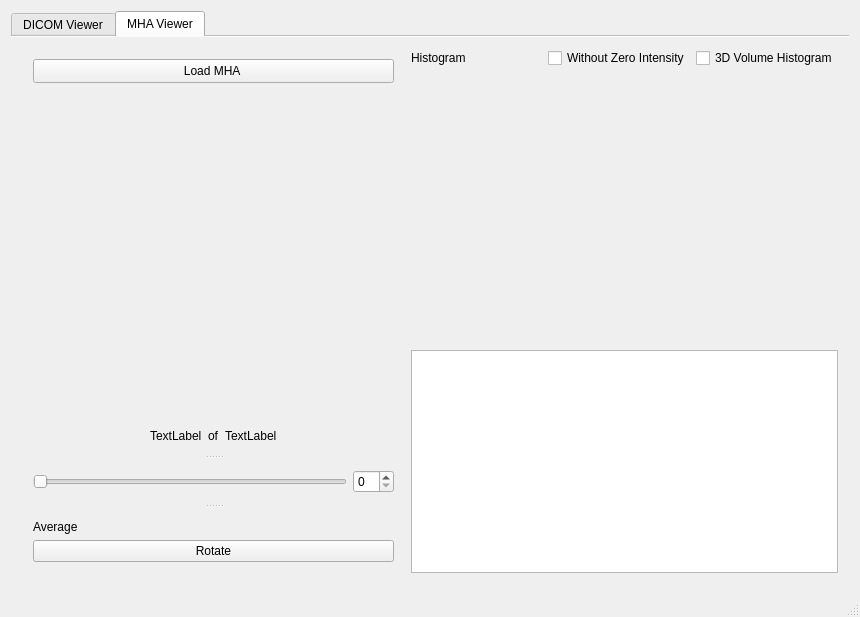
<?xml version="1.0" encoding="UTF-8"?>
<ui version="4.0">
 <class>SeriesViewerClass</class>
 <widget class="QMainWindow" name="SeriesViewerClass">
  <property name="geometry">
   <rect>
    <x>0</x>
    <y>0</y>
    <width>860</width>
    <height>617</height>
   </rect>
  </property>
  <property name="windowTitle">
   <string>Series Viewer</string>
  </property>
  <widget class="QWidget" name="centralWidget">
   <layout class="QGridLayout" name="gridLayout_6">
    <item row="0" column="0">
     <widget class="QTabWidget" name="tabWidget">
      <property name="sizePolicy">
       <sizepolicy hsizetype="Expanding" vsizetype="Expanding">
        <horstretch>0</horstretch>
        <verstretch>0</verstretch>
       </sizepolicy>
      </property>
      <property name="minimumSize">
       <size>
        <width>773</width>
        <height>345</height>
       </size>
      </property>
      <property name="maximumSize">
       <size>
        <width>15000</width>
        <height>15000</height>
       </size>
      </property>
      <property name="accessibleName">
       <string>MHA Viewer</string>
      </property>
      <property name="currentIndex">
       <number>1</number>
      </property>
      <property name="documentMode">
       <bool>true</bool>
      </property>
      <property name="tabsClosable">
       <bool>false</bool>
      </property>
      <property name="movable">
       <bool>false</bool>
      </property>
      <widget class="QWidget" name="tab_DicomViewer">
       <attribute name="title">
        <string>DICOM Viewer</string>
       </attribute>
       <layout class="QGridLayout" name="gridLayout_2">
        <item row="0" column="0">
         <layout class="QVBoxLayout" name="verticalLayout_2">
          <item>
           <layout class="QVBoxLayout" name="verticalLayout">
            <item>
             <widget class="QPushButton" name="pushButtonLoadDicom">
              <property name="text">
               <string>Load DICOM</string>
              </property>
             </widget>
            </item>
            <item>
             <widget class="QGraphicsView" name="graphicsView"/>
            </item>
           </layout>
          </item>
          <item>
           <layout class="QHBoxLayout" name="horizontalLayout_3">
            <item>
             <spacer name="horizontalSpacer">
              <property name="orientation">
               <enum>Qt::Horizontal</enum>
              </property>
              <property name="sizeHint" stdset="0">
               <size>
                <width>36</width>
                <height>17</height>
               </size>
              </property>
             </spacer>
            </item>
            <item>
             <layout class="QHBoxLayout" name="horizontalLayout_2">
              <item>
               <widget class="QLabel" name="label_DicomInd">
                <property name="text">
                 <string>TextLabel</string>
                </property>
               </widget>
              </item>
              <item>
               <widget class="QLabel" name="label">
                <property name="text">
                 <string>of</string>
                </property>
               </widget>
              </item>
              <item>
               <widget class="QLabel" name="label_DicomMax">
                <property name="text">
                 <string>TextLabel</string>
                </property>
               </widget>
              </item>
             </layout>
            </item>
            <item>
             <spacer name="horizontalSpacer_2">
              <property name="orientation">
               <enum>Qt::Horizontal</enum>
              </property>
              <property name="sizeHint" stdset="0">
               <size>
                <width>36</width>
                <height>17</height>
               </size>
              </property>
             </spacer>
            </item>
           </layout>
          </item>
          <item>
           <layout class="QHBoxLayout" name="horizontalLayout">
            <item>
             <widget class="QSlider" name="horizontalSlider">
              <property name="orientation">
               <enum>Qt::Horizontal</enum>
              </property>
             </widget>
            </item>
            <item>
             <widget class="QSpinBox" name="spinBox"/>
            </item>
           </layout>
          </item>
         </layout>
        </item>
        <item row="0" column="1" rowspan="2">
         <layout class="QVBoxLayout" name="verticalLayout_3">
          <item>
           <layout class="QHBoxLayout" name="horizontalLayout_6">
            <item>
             <widget class="QLabel" name="label_DicomHistogram">
              <property name="text">
               <string>Histogram</string>
              </property>
             </widget>
            </item>
            <item>
             <widget class="QCheckBox" name="checkBoxwZeroFreqDICOM">
              <property name="text">
               <string>Without Zero Intensity</string>
              </property>
             </widget>
            </item>
            <item>
             <widget class="QCheckBox" name="checkBox_CHistDicom">
              <property name="text">
               <string>3D Volume Histogram</string>
              </property>
             </widget>
            </item>
           </layout>
          </item>
          <item>
           <widget class="QChartView" name="chartViewDICOM" native="true">
            <property name="minimumSize">
             <size>
              <width>70</width>
              <height>150</height>
             </size>
            </property>
            <property name="sizeIncrement">
             <size>
              <width>1</width>
              <height>0</height>
             </size>
            </property>
           </widget>
          </item>
          <item>
           <widget class="QTableWidget" name="tableWidget">
            <property name="minimumSize">
             <size>
              <width>471</width>
              <height>150</height>
             </size>
            </property>
           </widget>
          </item>
         </layout>
        </item>
        <item row="1" column="0">
         <layout class="QGridLayout" name="gridLayout_8">
          <item row="0" column="1">
           <widget class="QLabel" name="label_ImgAvg_DICOM">
            <property name="text">
             <string/>
            </property>
           </widget>
          </item>
          <item row="0" column="0">
           <widget class="QLabel" name="label_3">
            <property name="text">
             <string>Image Average</string>
            </property>
           </widget>
          </item>
          <item row="1" column="0" colspan="2">
           <widget class="QPushButton" name="pushButtonRotateDicom">
            <property name="text">
             <string>Rotate</string>
            </property>
           </widget>
          </item>
         </layout>
        </item>
       </layout>
      </widget>
      <widget class="QWidget" name="tab_4">
       <attribute name="title">
        <string>MHA Viewer</string>
       </attribute>
       <layout class="QGridLayout" name="gridLayout_3">
        <item row="0" column="0">
         <widget class="QSplitter" name="splitter_2">
          <property name="orientation">
           <enum>Qt::Vertical</enum>
          </property>
          <widget class="QSplitter" name="splitter">
           <property name="orientation">
            <enum>Qt::Vertical</enum>
           </property>
           <widget class="QWidget" name="layoutWidget">
            <layout class="QVBoxLayout" name="verticalLayout_5">
             <item>
              <widget class="QPushButton" name="pushButtonLoadmha">
               <property name="minimumSize">
                <size>
                 <width>75</width>
                 <height>24</height>
                </size>
               </property>
               <property name="text">
                <string>Load MHA </string>
               </property>
              </widget>
             </item>
             <item>
              <widget class="QVTKOpenGLNativeWidget" name="vtkwidget" native="true">
               <property name="sizePolicy">
                <sizepolicy hsizetype="Preferred" vsizetype="Preferred">
                 <horstretch>1</horstretch>
                 <verstretch>1</verstretch>
                </sizepolicy>
               </property>
               <property name="minimumSize">
                <size>
                 <width>361</width>
                 <height>331</height>
                </size>
               </property>
               <property name="maximumSize">
                <size>
                 <width>9999</width>
                 <height>10000</height>
                </size>
               </property>
               <property name="sizeIncrement">
                <size>
                 <width>1</width>
                 <height>1</height>
                </size>
               </property>
               <property name="baseSize">
                <size>
                 <width>256</width>
                 <height>256</height>
                </size>
               </property>
              </widget>
             </item>
             <item>
              <layout class="QHBoxLayout" name="horizontalLayout_4">
               <item>
                <spacer name="horizontalSpacer_3">
                 <property name="orientation">
                  <enum>Qt::Horizontal</enum>
                 </property>
                 <property name="sizeHint" stdset="0">
                  <size>
                   <width>36</width>
                   <height>17</height>
                  </size>
                 </property>
                </spacer>
               </item>
               <item>
                <layout class="QHBoxLayout" name="horizontalLayout_5">
                 <item>
                  <widget class="QLabel" name="label_MHAInd">
                   <property name="text">
                    <string>TextLabel</string>
                   </property>
                  </widget>
                 </item>
                 <item>
                  <widget class="QLabel" name="label_4">
                   <property name="text">
                    <string>of</string>
                   </property>
                  </widget>
                 </item>
                 <item>
                  <widget class="QLabel" name="label_MHAMax">
                   <property name="text">
                    <string>TextLabel</string>
                   </property>
                  </widget>
                 </item>
                </layout>
               </item>
               <item>
                <spacer name="horizontalSpacer_4">
                 <property name="orientation">
                  <enum>Qt::Horizontal</enum>
                 </property>
                 <property name="sizeHint" stdset="0">
                  <size>
                   <width>36</width>
                   <height>17</height>
                  </size>
                 </property>
                </spacer>
               </item>
              </layout>
             </item>
            </layout>
           </widget>
           <widget class="QWidget" name="layoutWidget">
            <layout class="QGridLayout" name="gridLayout">
             <property name="sizeConstraint">
              <enum>QLayout::SetNoConstraint</enum>
             </property>
             <item row="0" column="0">
              <widget class="QSlider" name="mhaSlider">
               <property name="orientation">
                <enum>Qt::Horizontal</enum>
               </property>
              </widget>
             </item>
             <item row="0" column="1">
              <widget class="QSpinBox" name="spinBox_2"/>
             </item>
            </layout>
           </widget>
          </widget>
          <widget class="QWidget" name="layoutWidget">
           <layout class="QGridLayout" name="gridLayout_4">
            <item row="1" column="0" colspan="2">
             <widget class="QPushButton" name="pushButtonRotateMHA">
              <property name="text">
               <string>Rotate</string>
              </property>
             </widget>
            </item>
            <item row="0" column="1">
             <widget class="QLabel" name="label_ImgAvg">
              <property name="maximumSize">
               <size>
                <width>225</width>
                <height>16</height>
               </size>
              </property>
              <property name="text">
               <string/>
              </property>
             </widget>
            </item>
            <item row="0" column="0">
             <widget class="QLabel" name="label_2">
              <property name="maximumSize">
               <size>
                <width>225</width>
                <height>16</height>
               </size>
              </property>
              <property name="text">
               <string>Average </string>
              </property>
             </widget>
            </item>
           </layout>
          </widget>
         </widget>
        </item>
        <item row="0" column="1">
         <layout class="QGridLayout" name="gridLayout_5">
          <item row="0" column="0">
           <widget class="QLabel" name="label_mhaHistogram">
            <property name="text">
             <string>Histogram</string>
            </property>
           </widget>
          </item>
          <item row="1" column="0" colspan="3">
           <widget class="QChartView" name="chartViewMHA" native="true">
            <property name="minimumSize">
             <size>
              <width>300</width>
              <height>250</height>
             </size>
            </property>
           </widget>
          </item>
          <item row="2" column="0" colspan="3">
           <widget class="QLabel" name="label_MHAinfo">
            <property name="minimumSize">
             <size>
              <width>1</width>
              <height>1</height>
             </size>
            </property>
            <property name="maximumSize">
             <size>
              <width>372</width>
              <height>16</height>
             </size>
            </property>
            <property name="text">
             <string/>
            </property>
           </widget>
          </item>
          <item row="0" column="2">
           <widget class="QCheckBox" name="checkBox_CHistMHA">
            <property name="text">
             <string>3D Volume Histogram</string>
            </property>
           </widget>
          </item>
          <item row="0" column="1">
           <widget class="QCheckBox" name="checkBoxwZeroFreqMHA">
            <property name="text">
             <string>Without Zero Intensity</string>
            </property>
           </widget>
          </item>
          <item row="3" column="0" colspan="3">
           <widget class="QTableWidget" name="tableWidgetMHA">
            <property name="sizePolicy">
             <sizepolicy hsizetype="Expanding" vsizetype="Expanding">
              <horstretch>1</horstretch>
              <verstretch>1</verstretch>
             </sizepolicy>
            </property>
            <property name="minimumSize">
             <size>
              <width>350</width>
              <height>1</height>
             </size>
            </property>
            <property name="maximumSize">
             <size>
              <width>5000</width>
              <height>10000</height>
             </size>
            </property>
            <property name="sizeIncrement">
             <size>
              <width>0</width>
              <height>1</height>
             </size>
            </property>
            <property name="sizeAdjustPolicy">
             <enum>QAbstractScrollArea::AdjustToContents</enum>
            </property>
           </widget>
          </item>
         </layout>
        </item>
       </layout>
      </widget>
     </widget>
    </item>
   </layout>
  </widget>
  <widget class="QStatusBar" name="statusBar"/>
  <action name="actionSave">
   <property name="icon">
    <iconset resource="SeriesViewer.qrc">
     <normaloff>:/images/1784285-200.png</normaloff>:/images/1784285-200.png</iconset>
   </property>
   <property name="text">
    <string>Save</string>
   </property>
  </action>
 </widget>
 <layoutdefault spacing="6" margin="11"/>
 <customwidgets>
  <customwidget>
   <class>QVTKOpenGLNativeWidget</class>
   <extends>QWidget</extends>
   <header location="global">QVTKOpenGLNativeWidget.h</header>
   <container>1</container>
  </customwidget>
  <customwidget>
   <class>QChartView</class>
   <extends>QWidget</extends>
   <header location="global">qchartview.h</header>
   <container>1</container>
  </customwidget>
 </customwidgets>
 <resources>
  <include location="SeriesViewer.qrc"/>
 </resources>
 <connections>
  <connection>
   <sender>spinBox</sender>
   <signal>valueChanged(int)</signal>
   <receiver>horizontalSlider</receiver>
   <slot>setValue(int)</slot>
   <hints>
    <hint type="sourcelabel">
     <x>474</x>
     <y>624</y>
    </hint>
    <hint type="destinationlabel">
     <x>52</x>
     <y>618</y>
    </hint>
   </hints>
  </connection>
  <connection>
   <sender>horizontalSlider</sender>
   <signal>valueChanged(int)</signal>
   <receiver>spinBox</receiver>
   <slot>setValue(int)</slot>
   <hints>
    <hint type="sourcelabel">
     <x>52</x>
     <y>618</y>
    </hint>
    <hint type="destinationlabel">
     <x>474</x>
     <y>624</y>
    </hint>
   </hints>
  </connection>
  <connection>
   <sender>horizontalSlider</sender>
   <signal>valueChanged(int)</signal>
   <receiver>spinBox</receiver>
   <slot>setValue(int)</slot>
   <hints>
    <hint type="sourcelabel">
     <x>184</x>
     <y>613</y>
    </hint>
    <hint type="destinationlabel">
     <x>451</x>
     <y>607</y>
    </hint>
   </hints>
  </connection>
  <connection>
   <sender>spinBox_2</sender>
   <signal>valueChanged(int)</signal>
   <receiver>mhaSlider</receiver>
   <slot>setValue(int)</slot>
   <hints>
    <hint type="sourcelabel">
     <x>170</x>
     <y>480</y>
    </hint>
    <hint type="destinationlabel">
     <x>96</x>
     <y>476</y>
    </hint>
   </hints>
  </connection>
  <connection>
   <sender>mhaSlider</sender>
   <signal>valueChanged(int)</signal>
   <receiver>spinBox_2</receiver>
   <slot>setValue(int)</slot>
   <hints>
    <hint type="sourcelabel">
     <x>63</x>
     <y>482</y>
    </hint>
    <hint type="destinationlabel">
     <x>180</x>
     <y>491</y>
    </hint>
   </hints>
  </connection>
 </connections>
</ui>
